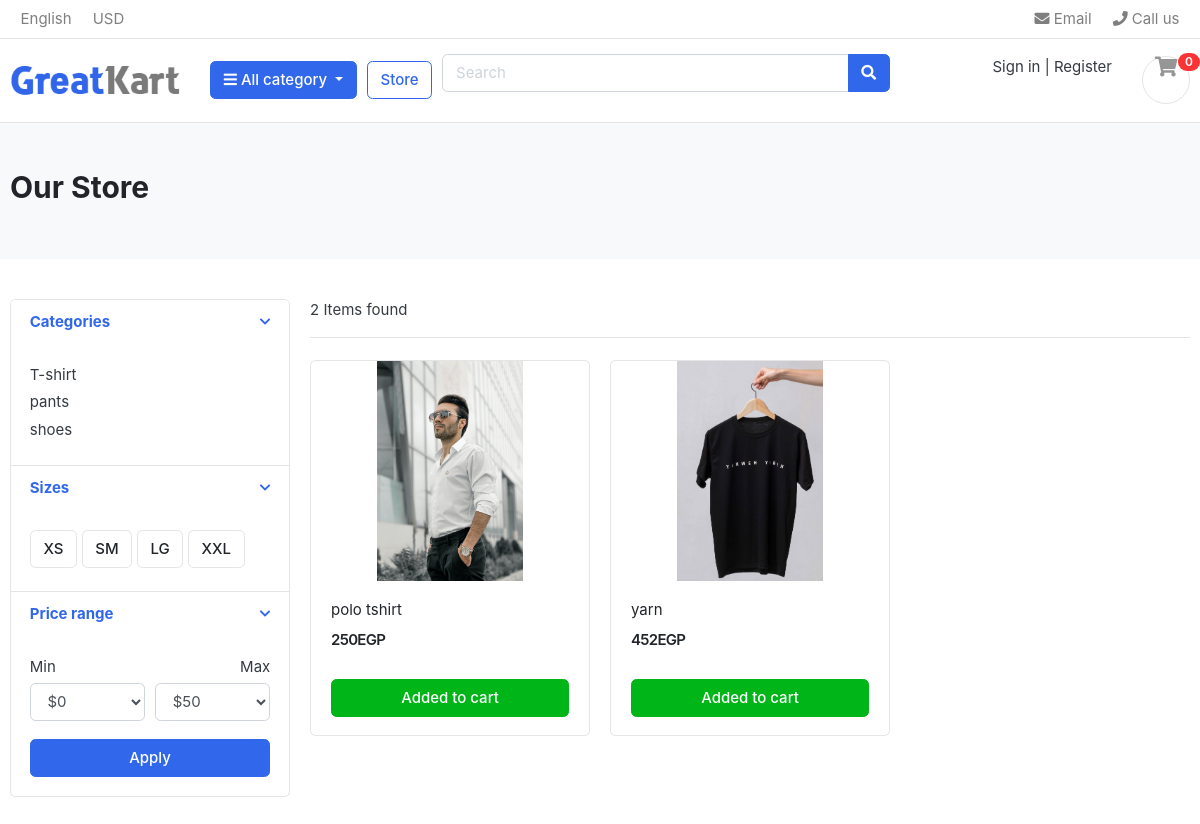
Before: /store/1 with the older database file.
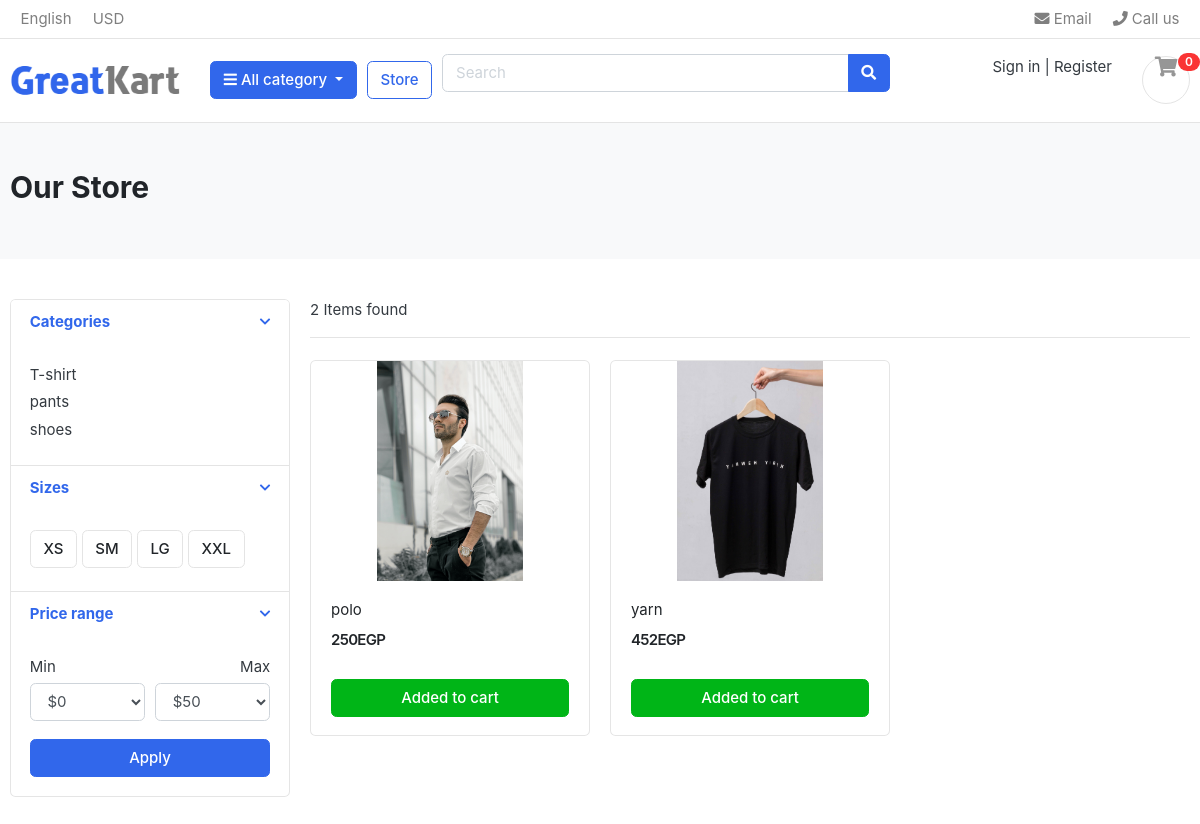
After: the same page with the newer database file.
### core/models.py (models this page shows, shortened)
class Category(models.Model):
    category_name =  models.CharField(max_length=255)
    slug = models.SlugField(max_length=100, unique=True)
    description = models.TextField(blank=True)
    cat_image = models.ImageField(upload_to='categories', blank=True)

### pro/models.py (models this page shows, shortened)
class Product(models.Model):
    product_name  = models.CharField(max_length=200)
    slug  = models.SlugField()
    description  = models.TextField(max_length=200, blank=True, null=True)
    price  = models.IntegerField()
    images  = models.ImageField(upload_to='products')
    stock  = models.IntegerField()
    is_avaliabel = models.BooleanField(default=True)
    category=  models.ForeignKey(Category, related_name='category_product', on_delete=models.CASCADE)
    created_date = models.DateTimeField(auto_now_add=True)
    modified_data = models.DateTimeField(auto_now=True)
    def get_url(self):
        return reverse('prduct_detail', args=[self.id])

### core/views.py (the view)
# urls.py: path("store",store, name="store" ),
def store(request, slug=None):
    products = None
    if slug:
        products = Product.objects.all().filter(category=slug)
        pagin= Paginator(products, 3)
        page = request.GET.get('page')
        page_product = pagin.get_page(page)
    else:
        products = Product.objects.all().filter(is_avaliabel=True).order_by('id')
        pagin= Paginator(products, 3)
        page = request.GET.get('page')
        page_product = pagin.get_page(page)
        print(page_product)
    cate= Category.objects.all()
    s = products.count()
    return render(request, 'core/store.html', {'products': page_product , 's': s, 'categor':cate})

### accounts/context_processor.py (called while the page is built)
def menu_linkes(request):
    user= auth.get_user(request)
    print(user)
    return dict(user=user)

### cart/context_processor.py (called while the page is built)
def menu_linkess(request):
    cart_count = 0
    try:
        cart = Cart.objects.filter(cart_id=_card_id(request))
        cart_items = CartItem.objects.all().filter(cart=cart[:1])
        for item in cart_items:
            cart_count += item.quantity
    except Cart.DoesNotExist:
        cart_count = 0
    return dict(cart_count=cart_count)

### cart/views.py (called while the page is built)
def _card_id(request):
    cart = request.session.session_key
    if not cart:
        cart = request.session.create()
    return cart

### core/context_proccessor.py (called while the page is built)
def menu_links(request):
    linkes = Category.objects.all()
    return dict(linkes=linkes)

### core/templates/core/store.html (shortened to what this page needs)
{% extends 'core/base.html' %}
{% block content %}
<section class="section-pagetop bg">
<div class="container">
	{% if 'search' in request.path %}
	<h2 class="title-page">Search Results</h2>
	{% else %}
	<h2 class="title-page">Our Store</h2>
	{% endif %}
</div>
</section>
<section class="section-content padding-y">
<div class="container">
<div class="row">
	<aside class="col-md-3">
<div class="card">
	<article class="filter-group">
		<header class="card-header">
			<a href="#" data-toggle="collapse" data-target="#collapse_1" aria-expanded="true" class="">
				<i class="icon-control fa fa-chevron-down"></i>
				<h6 class="title">Categories</h6>
			</a>
		</header>
		<div class="filter-content collapse show" id="collapse_1" style="">
			<div class="card-body">
				<ul class="list-menu">
                    {% for ca in categor %}
				<li><a href="{% url 'store_slug' ca.id  %}">{{ca.category_name}}  </a></li>
				{% endfor %}
				</ul>
			</div>
		</div>
	</article>
	<article class="filter-group">
		<header class="card-header">
			<a href="#" data-toggle="collapse" data-target="#collapse_4" aria-expanded="true" class="">
				<i class="icon-control fa fa-chevron-down"></i>
				<h6 class="title">Sizes </h6>
			</a>
		</header>
		<div class="filter-content collapse show" id="collapse_4" style="">
			<div class="card-body">
			  <label class="checkbox-btn">
			    <span class="btn btn-light"> XS </span>
			  </label>
			  <label class="checkbox-btn">
			    <span class="btn btn-light"> SM </span>
			  </label>
			  <label class="checkbox-btn">
			    <span class="btn btn-light"> LG </span>
			  </label>
			  <label class="checkbox-btn">
			    <span class="btn btn-light"> XXL </span>
			  </label>
		</div>
		</div>
	</article>
	<article class="filter-group">
		<header class="card-header">
			<a href="#" data-toggle="collapse" data-target="#collapse_3" aria-expanded="true" class="">
				<i class="icon-control fa fa-chevron-down"></i>
				<h6 class="title">Price range </h6>
			</a>
		</header>
		<div class="filter-content collapse show" id="collapse_3" style="">
			<div class="card-body">
				<div class="form-row">
				<div class="form-group col-md-6">
				  <label>Min</label>
				  	<select class="mr-2 form-control">
						<option value="0">$0</option>
					</select>
				</div>
				<div class="form-group text-right col-md-6">
				  <label>Max</label>
				  	<select class="mr-2 form-control">
						<option value="50">$50</option>
					</select>
				</div>
				</div>
				<button class="btn btn-block btn-primary">Apply</button>
			</div>
		</div>
	</article>
</div>
	</aside>
	<main class="col-md-9">
<header class="border-bottom mb-4 pb-3">
		<div class="form-inline">
			<span class="mr-md-auto">{{ s }} Items found </span>
		</div>
</header>
<div class="row">
    {% for product in products %}
	<div class="col-md-4">
		<figure class="card card-product-grid">
			<div class="img-wrap">
				<img src="{{product.images.url}}">
			</div>
			<figcaption class="info-wrap">
				<div class="fix-height">
					<a href="{{product.get_url}}" class="title">{{product.product_name}}</a>
					<div class="price-wrap mt-2">
						<span class="price">{{product.price}}EGP</span>
					</div>
				</div>
				<a href="{% url 'addtocart' product.id %}" class="btn btn-block btn-success">Added to cart </a>
			</figcaption>
		</figure>
	</div>
	{% endfor %}
</div>
	</main>
</div>
</div>
</section>
{% endblock %}

### core/templates/core/base.html (shortened to what this page needs)
{% load static %}
{% include 'core/nav.html' %}
<link href="{% static 'css/bootstrap.css' %}" rel="stylesheet" type="text/css"/>
<link href="{% static 'fonts/fontawesome/css/all.min.css' %}" type="text/css" rel="stylesheet">
<link href="{% static 'css/ui.css' %}" rel="stylesheet" type="text/css"/>
<link href="{% static 'css/responsive.css' %}" rel="stylesheet" media="only screen and (max-width: 1200px)" />
{% block content %}
{% endblock %}

### core/templates/core/nav.html (shortened to what this page needs)
{% load static %}
<header class="section-header">
	<nav class="navbar p-md-0 navbar-expand-sm navbar-light border-bottom">
	<div class="container">
	  <div class="collapse navbar-collapse" id="navbarTop4">
		<ul class="navbar-nav mr-auto">
			<li class="nav-item dropdown">
				 <a href="#" class="nav-link">   English </a>
			</li>
			<li class="nav-item dropdown">
				<a href="#" class="nav-link"> USD </a>
			</li>
		</ul>
		<ul class="navbar-nav">
			<li><a href="#" class="nav-link"> <i class="fa fa-envelope"></i> Email </a></li>
			<li><a href="#" class="nav-link"> <i class="fa fa-phone"></i> Call us </a></li>
		</ul>
	  </div>
	</div>
	</nav>
	<section class="header-main border-bottom">
		<div class="container">
	<div class="row align-items-center">
		<div class="col-lg-2 col-md-3 col-6">
			<a href="./" class="brand-wrap">
				<img class="logo" src="{% static 'images/logo.png' %}">
			</a>
		</div>
		<div class="col-lg col-sm col-md col-6 flex-grow-0">
			<div class="category-wrap dropdown d-inline-block float-right">
				<button type="button" class="btn btn-primary dropdown-toggle" data-toggle="dropdown">
					<i class="fa fa-bars"></i> All category
				</button>
			</div>
		</div>
		<a href="./store.html" class="btn btn-outline-primary">Store</a>
		<div class="col-lg  col-md-6 col-sm-12 col">
			<form action="{% url 'search' %}" class="search">
				<div class="input-group w-100">
					<input type="text" class="form-control" name="keyword" style="width:60%;" placeholder="Search">
					<div class="input-group-append">
					  <button class="btn btn-primary" type="submit">
						<i class="fa fa-search"></i>
					  </button>
					</div>
				</div>
			</form>
		</div>
		<div class="col-lg-3 col-sm-6 col-8 order-2 order-lg-3">
					<div class="d-flex justify-content-end mb-3 mb-lg-0">
						<div class="widget-header">
							{% if user.is_authenticated %}
							<div>  welcome dear <a href="{% url 'dash' %}" >{{user}}</a>   </div>
							<div>
								<a href="{% url 'logout' %}">Log out</a> <span class="dark-transp"> </span>
							</div>
							{% else %}
							<div>
								<a href="{% url 'login' %}">Sign in</a> <span class="dark-transp"> | </span>
								<a href="{% url 'register' %}"> Register</a>
							</div>
							{% endif %}
						</div>
						<a href="{% url 'cart' %}" class="widget-header pl-3 ml-3">
							<div class="icon icon-sm rounded-circle border"><i class="fa fa-shopping-cart"></i></div>
							<span class="badge badge-pill badge-danger notify">{{cart_count}}</span>
						</a>
					</div>
				</div>
	</div>
		</div>
	</section>
	</header>

### static/css/ui.css (style rules this page uses)
.img-wrap { text-align: center; display: block; }
.img-wrap img { max-width: 100%; }
.price-wrap { letter-spacing: -0.7px; }
.icon-xs, .icon-sm, .icon-md, .icon-lg { display: inline-block; text-align: center; flex-shrink: 0; flex-grow: 0; }
.icon-sm { width: 48px; height: 48px; line-height: 48px !important; font-size: 20px; }
.padding-y { padding-top: 40px; padding-bottom: 40px; }
figure { margin-bottom: 0; }
article:after, .form-group:after { display: block; clear: both; content: ""; }
.bg { background-color: #f8f9fa; }
.title-page { color: #212529; }
.header-main { position: relative; padding-top: 1rem; padding-bottom: 1rem; }
.brand-wrap .logo, .navbar-brand .logo { margin-right: 7px; max-height: 42px; display: inline-block; }
.widget-header { display: inline-block; vertical-align: middle; position: relative; }
.widget-header a { color: #343a40; }
.widget-header i { color: #969696; }
.widget-header .notify { position: absolute; top: -3px; right: -10px; }
.btn-light { background-color: #fff; border-color: #e4e4e4; }
[class*=list-] li:after { visibility: hidden; display: block; content: ""; overflow: hidden; height: 0; clear: both; }
.list-menu { list-style: none; margin: 0; padding-left: 0; }
.list-menu li { margin-bottom: 5px; }
.list-menu a { color: #343a40; }
[class*=card-product] a.title { color: #212529; display: block; }
[class*=card-product] .img-wrap { overflow: hidden; position: relative; }
[class*=card-product] .img-wrap img { height: 100%; max-width: 100%; width: auto; display: inline-block; -o-object-fit: cover; object-fit: cover; }
.card-product-grid { margin-bottom: 20px; }
.card-product-grid .img-wrap { border-radius: 0.2rem 0.2rem 0 0; height: 220px; }
.card-product-grid .info-wrap { overflow: hidden; padding: 18px 20px; }
.card-product-grid .fix-height { height: 80px; overflow: hidden; }
.card .img-wrap { overflow: hidden; }
.notify { position: absolute; top: -4px; right: -10px; display: inline-block; padding: 0.25em 0.6em; font-size: 12px; line-height: 1; text-align: center; border-radius: 3rem; color: #fff; background-color: #fa3434; }
.price { font-weight: 600; color: #212529; }
.icon-control { margin-top: 5px; float: right; font-size: 80%; }
.card-header .title { margin-bottom: 0; line-height: 1.5; }
.filter-group { border-bottom: 1px solid #e4e4e4; }
.filter-group .card-header { border-bottom: 0; }
.filter-group:last-child { border-bottom: 0; }
.checkbox-btn { position: relative; }
.section-pagetop { padding: 45px 0; }

Changed rows visible on the page:
changed Product: product_name "polo tshirt" → "polo"
